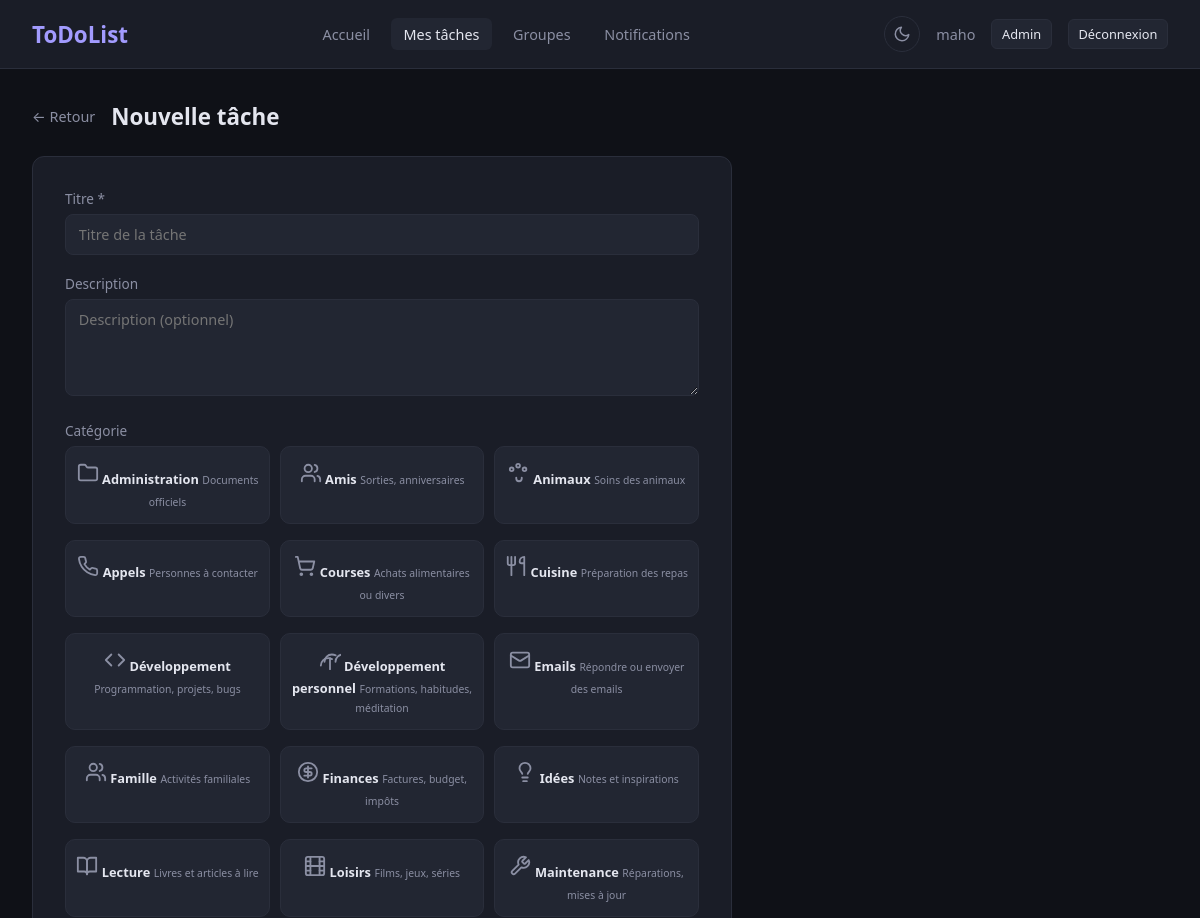
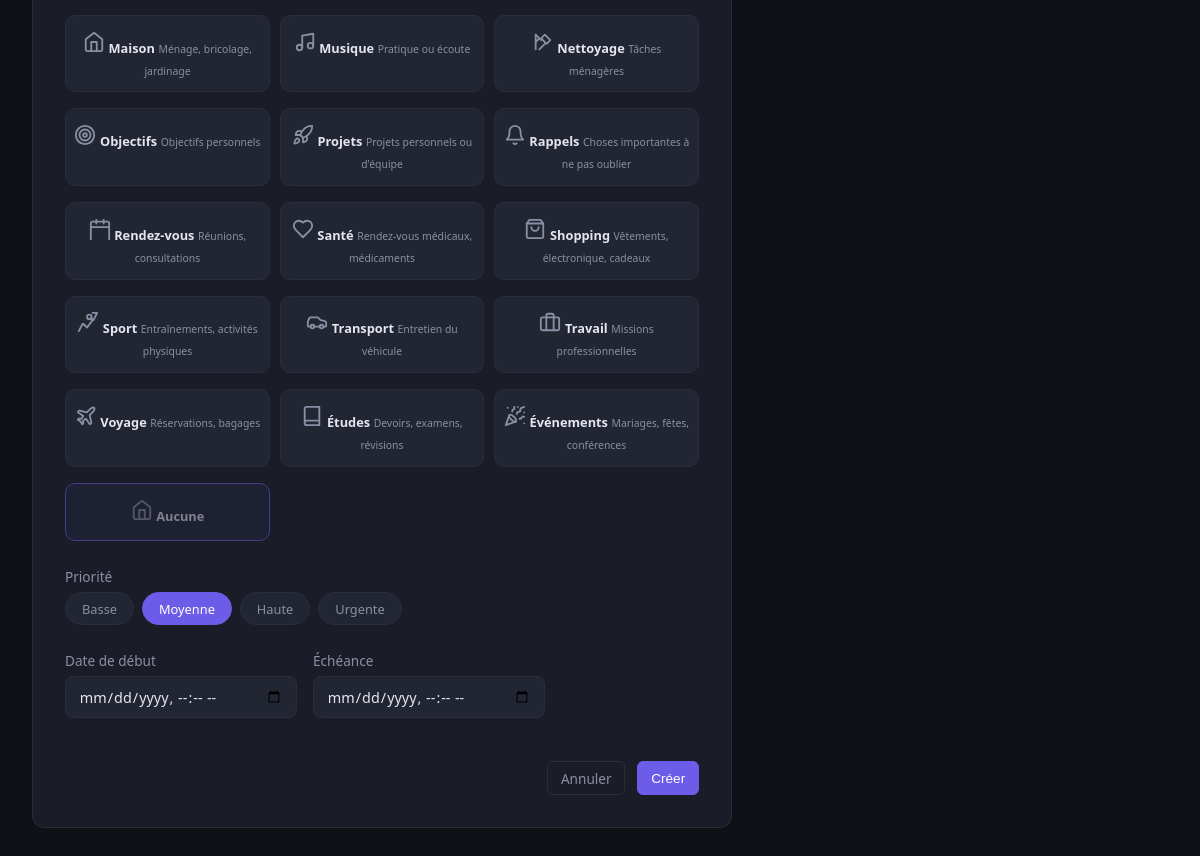
The page /taches/creer/ (signed in) on the database its author committed (2 pictures, top to bottom).
### utilisateur/models.py (models this page shows, shortened)
class User(AbstractUser):
    ROLE_CHOICES = (
        ('user', 'Utilisateur'),
        ('manager', 'Gestionnaire'),
        ('admin', 'Administrateur'),
    )
    email = models.EmailField(
        unique=True
    )
    phone = models.CharField(
        max_length=20,
        blank=True,
        null=True
    )
    avatar = models.ImageField(
        upload_to="avatars/",
        blank=True,
        null=True
    )
    bio = models.TextField(
        blank=True,
        null=True
    )
    role = models.CharField(
        max_length=20,
        choices=ROLE_CHOICES,
        default='user'
    )
    date_of_birth = models.DateField(
        blank=True,
        null=True
    )
    location = models.CharField(
        max_length=100,
        blank=True,
        null=True
    )
    created_at = models.DateTimeField(
        auto_now_add=True
    )
    updated_at = models.DateTimeField(
        auto_now=True
    )

### todos/models.py (models this page shows, shortened)
class Categorie(models.Model):
    nom = models.CharField(max_length=100)
    description = models.CharField(max_length=255, blank=True, default="")
    icon = models.CharField(max_length=50, blank=True, default="")
    couleur = models.CharField(max_length=20, default="#000000")

### todos/views.py (the view)
# urls.py: path("taches/creer/", views.tache_create, name="tache_create"),
@login_required
def tache_create(request):
    update_task_statuses(request.user)
    if request.method == "POST":
        form = TacheForm(request.POST)
        if form.is_valid():
            tache = form.save(commit=False)
            tache.user = request.user
            now = timezone.now()
            if tache.deadline and tache.deadline < now:
                tache.status = "done"
                tache.completed_at = now
            else:
                tache.status = "todo"
            tache.save()
            messages.success(request, "Tâche créée avec succès.")
            return redirect("tache_detail", pk=tache.pk)
    else:
        form = TacheForm()
    return render(request, "tache_form.html", {
        "form": form,
        "categories": Categorie.objects.all().order_by("nom"),
        "titre_page": "Nouvelle tâche",
        "bouton_texte": "Créer",
    })

### todos/context_processors.py (called while the page is built)
def unread_notification_count(request):
    if request.user.is_authenticated:
        count = Notification.objects.filter(user=request.user, is_read=False).count()
        return {"unread_notification_count": count}
    return {}

### todos/templatetags/icon_tags.py (called while the page is built)
@register.simple_tag
def render_icon(icon_name, size=18):
    svg = ICONS.get(icon_name, "")
    if svg and size != 18:
        svg = svg.replace('width="18"', f'width="{size}"')
        svg = svg.replace('height="18"', f'height="{size}"')
    return mark_safe(svg)

### todos/utils.py (called while the page is built)
def update_task_statuses(user):
    now = timezone.now()
    Tache.objects.filter(
        user=user,
        deadline__isnull=False,
        deadline__gte=now,
        completed_at__isnull=True,
    ).exclude(status="done").update(status="todo")
    Tache.objects.filter(
        user=user,
        deadline__isnull=False,
        deadline__lt=now,
        completed_at__isnull=True,
    ).exclude(status="done").update(status="done", completed_at=now)
    Tache.objects.filter(
        user=user,
        deadline__isnull=True,
        start_date__isnull=False,
        start_date__lte=now,
        status="todo",
        completed_at__isnull=True,
    ).update(status="done", completed_at=now)

### todos/templates/tache_form.html (shortened to what this page needs)
{% extends "base.html" %}
{% load icon_tags %}
{% block content %}
<div class="form-container">
    <div class="form-header">
        <a href="{% url 'tache_list' %}" class="back-link">&larr; Retour</a>
        <h2>{{ titre_page }}</h2>
    </div>
    <form method="post" class="task-form">
        <div class="form-group">
            <label for="id_title">Titre *</label>
            {{ form.title }}
        </div>
        <div class="form-group">
            <label for="id_description">Description</label>
            {{ form.description }}
        </div>
        <div class="form-group">
            <label>Catégorie</label>
            <div class="categorie-grid">
                {% for cat in categories %}
                <label class="categorie-card {% if form.categorie.value|stringformat:"s" == cat.pk|stringformat:"s" %}selected{% endif %}">
                    <span class="cat-icon">{% render_icon cat.icon 22 %}</span>
                    <span class="cat-name">{{ cat.nom }}</span>
                    <span class="cat-desc">{{ cat.description }}</span>
                </label>
                {% endfor %}
                <label class="categorie-card cat-none">
                    <span class="cat-icon">{% render_icon "home" 22 %}</span>
                    <span class="cat-name">Aucune</span>
                </label>
            </div>
        </div>
        <div class="form-group">
            <label>Priorité</label>
            <div class="priority-choices">
                {% for radio in form.priority %}
                    <label class="priority-option priority-{{ radio.choice_value }}">
                        <span class="priority-pill">{{ radio.choice_label }}</span>
                    </label>
                {% endfor %}
            </div>
        </div>
        <div class="form-row">
            <div class="form-group">
                <label for="id_start_date">Date de début</label>
                {{ form.start_date }}
            </div>
            <div class="form-group">
                <label for="id_deadline">Échéance</label>
                {{ form.deadline }}
            </div>
        </div>
        <div class="form-actions">
            <a href="{% url 'tache_list' %}" class="btn btn-cancel">Annuler</a>
            <button type="submit" class="btn btn-primary">{{ bouton_texte }}</button>
        </div>
    </form>
</div>
{% endblock %}

### todos/templates/base.html (shortened to what this page needs)
{% load static %}
<!DOCTYPE html>
<html lang="fr" data-theme="dark">
<head>
    <link rel="stylesheet" href="{% static 'css/accueil.css' %}">
</head>
<body>
    <nav class="navbar">
        <div class="nav-brand">
            <a href="{% url 'accueil' %}"><h1>ToDoList</h1></a>
        </div>
        <div class="nav-links">
            <a href="{% url 'accueil' %}" class="nav-link {% if request.resolver_match.url_name == 'accueil' %}active{% endif %}">Accueil</a>
            <a href="{% url 'tache_list' %}" class="nav-link {% if 'tache' in request.resolver_match.url_name %}active{% endif %}">Mes tâches</a>
            <a href="{% url 'groupe_list' %}" class="nav-link {% if 'groupe' in request.resolver_match.url_name %}active{% endif %}">Groupes</a>
            <a href="{% url 'notifications' %}" class="nav-link {% if request.resolver_match.url_name == 'notifications' %}active{% endif %}">
                Notifications
            </a>
        </div>
        <div class="nav-user">
            <button class="theme-toggle" id="theme-toggle" title="Changer de thème">
                <svg class="icon-moon" xmlns="http://www.w3.org/2000/svg" width="18" height="18" viewBox="0 0 24 24" fill="none" stroke="currentColor" stroke-width="2" stroke-linecap="round" stroke-linejoin="round"><path d="M21 12.79A9 9 0 1 1 11.21 3 7 7 0 0 0 21 12.79z"/></svg>
            </button>
            <span>{{ user.username }}</span>
            <a href="{% url 'admin:index' %}" class="btn btn-sm">Admin</a>
            <a href="{% url 'logout' %}" class="btn btn-sm">Déconnexion</a>
        </div>
    </nav>
    <main class="container">
        {% block content %}{% endblock %}
    </main>
</body>
</html>

### todos/static/css/accueil.css (style rules this page uses)
* { margin: 0; padding: 0; box-sizing: border-box; }
:root { --bg: #0f1117; --surface: #1a1d27; --surface-hover: #222632; --border: #2a2e3b; --text: #e4e6ef; --text-muted: #8b8fa3; --accent: #6c5ce7; --accent-light: #a29bfe; --todo: #fdcb6e; --progress: #74b9ff; --done: #00b894; --cancelled: #636e72; --urgent: #d63031; --high: #e17055; --medium: #fdcb6e; --low: #00b894; --radius: 12px; --shadow: 0 2px 12px rgba(0, 0, 0, 0.3); }
body { font-family: 'Segoe UI', system-ui, -apple-system, sans-serif; background-color: var(--bg); color: var(--text); min-height: 100vh; }
.navbar { display: flex; justify-content: space-between; align-items: center; padding: 1rem 2rem; background-color: var(--surface); border-bottom: 1px solid var(--border); position: sticky; top: 0; z-index: 100; }
.nav-brand a { text-decoration: none; }
.nav-brand h1 { font-size: 1.4rem; font-weight: 700; color: var(--accent-light); }
.nav-links { display: flex; gap: 0.5rem; }
.nav-link { color: var(--text-muted); text-decoration: none; padding: 0.4rem 0.8rem; border-radius: 6px; font-size: 0.9rem; transition: color 0.2s, background 0.2s; }
.nav-link:hover, .nav-link.active { color: var(--text); background: var(--surface-hover); }
.nav-user { display: flex; align-items: center; gap: 1rem; color: var(--text-muted); font-size: 0.9rem; }
.btn { padding: 0.4rem 0.8rem; border-radius: 6px; border: 1px solid var(--border); background: var(--surface-hover); color: var(--text); text-decoration: none; font-size: 0.85rem; cursor: pointer; transition: background 0.2s; }
.container { max-width: 1200px; margin: 0 auto; padding: 2rem; }
.btn-primary { background: var(--accent); border-color: var(--accent); color: #fff; }
.btn-cancel { background: transparent; border-color: var(--border); color: var(--text-muted); }
.btn-sm { padding: 0.3rem 0.6rem; font-size: 0.8rem; }
.theme-toggle { background: none; border: 1px solid var(--border); border-radius: 50%; width: 36px; height: 36px; display: flex; align-items: center; justify-content: center; cursor: pointer; color: var(--text-muted); transition: all 0.2s; flex-shrink: 0; }
.theme-toggle svg { width: 18px; height: 18px; }
.form-container { max-width: 700px; }
.form-header { display: flex; align-items: center; gap: 1rem; margin-bottom: 1.5rem; }
.form-header h2 { font-size: 1.4rem; font-weight: 600; }
.back-link { color: var(--text-muted); text-decoration: none; font-size: 0.9rem; transition: color 0.2s; }
.task-form { background: var(--surface); border: 1px solid var(--border); border-radius: var(--radius); padding: 2rem; }
.form-group { margin-bottom: 1.2rem; }
.form-group label { display: block; font-size: 0.85rem; font-weight: 500; color: var(--text-muted); margin-bottom: 0.4rem; }
.form-input { width: 100%; padding: 0.6rem 0.8rem; border-radius: 8px; border: 1px solid var(--border); background: var(--surface-hover); color: var(--text); font-size: 0.9rem; font-family: inherit; transition: border-color 0.2s; }
textarea.form-input { resize: vertical; }
.form-row { display: grid; grid-template-columns: 1fr 1fr 1fr; gap: 1rem; }
.priority-choices { display: flex; gap: 0.5rem; flex-wrap: wrap; }
.priority-option { cursor: pointer; }
.priority-pill { display: inline-block; padding: 0.4rem 1rem; border-radius: 20px; font-size: 0.8rem; font-weight: 500; border: 1px solid var(--border); background: var(--surface-hover); color: var(--text-muted); transition: all 0.2s; }
.priority-option input[type="radio"]:checked + .priority-pill { border-color: var(--accent); background: var(--accent); color: #fff; }
.categorie-grid { display: grid; grid-template-columns: repeat(auto-fill, minmax(160px, 1fr)); gap: 0.6rem; }
.categorie-card { display: flex; flex-direction: column; align-items: center; gap: 0.3rem; padding: 0.8rem 0.5rem; border-radius: 10px; border: 1px solid var(--border); background: var(--surface-hover); cursor: pointer; transition: all 0.2s; text-align: center; }
.categorie-card.selected, .categorie-card:has(input:checked) { border-color: var(--accent); background: #6c5ce720; }
.cat-icon { font-size: 1.4rem; }
.cat-name { font-size: 0.8rem; font-weight: 600; color: var(--text); }
.cat-desc { font-size: 0.65rem; color: var(--text-muted); line-height: 1.3; }
.cat-none { opacity: 0.5; }
.form-actions { display: flex; justify-content: flex-end; gap: 0.75rem; margin-top: 1.5rem; }

### rows shown on the page
User: username "maho"
Categorie: nom "Administration", description "Documents officiels"
Categorie: nom "Amis", description "Sorties, anniversaires"
Categorie: nom "Animaux", description "Soins des animaux"
Categorie: nom "Appels", description "Personnes à contacter"
Categorie: nom "Courses", description "Achats alimentaires ou divers"
Categorie: nom "Cuisine", description "Préparation des repas"
Categorie: nom "Développement", description "Programmation, projets, bugs"
Categorie: nom "Développement personnel", description "Formations, habitudes, méditation"
Categorie: nom "Emails", description "Répondre ou envoyer des emails"
Categorie: nom "Famille", description "Activités familiales"
Categorie: nom "Finances", description "Factures, budget, impôts"
Categorie: nom "Idées", description "Notes et inspirations"
Categorie: nom "Lecture", description "Livres et articles à lire"
Categorie: nom "Loisirs", description "Films, jeux, séries"
Categorie: nom "Maintenance", description "Réparations, mises à jour"
Categorie: nom "Maison", description "Ménage, bricolage, jardinage"
Categorie: nom "Musique", description "Pratique ou écoute"
Categorie: nom "Nettoyage", description "Tâches ménagères"
Categorie: nom "Objectifs", description "Objectifs personnels"
Categorie: nom "Projets", description "Projets personnels ou d'équipe"
Categorie: nom "Rappels", description "Choses importantes à ne pas oublier"
Categorie: nom "Rendez-vous", description "Réunions, consultations"
Categorie: nom "Santé", description "Rendez-vous médicaux, médicaments"
Categorie: nom "Shopping", description "Vêtements, électronique, cadeaux"
Categorie: nom "Sport", description "Entraînements, activités physiques"
Categorie: nom "Transport", description "Entretien du véhicule"
Categorie: nom "Travail", description "Missions professionnelles"
Categorie: nom "Voyage", description "Réservations, bagages"
Categorie: nom "Études", description "Devoirs, examens, révisions"
Categorie: nom "Événements", description "Mariages, fêtes, conférences"

### other values the page prints
{{ titre_page }} "Nouvelle tâche"
{{ radio.choice_label }} "Basse" "Moyenne" "Haute" "Urgente"
{{ bouton_texte }} "Créer"
